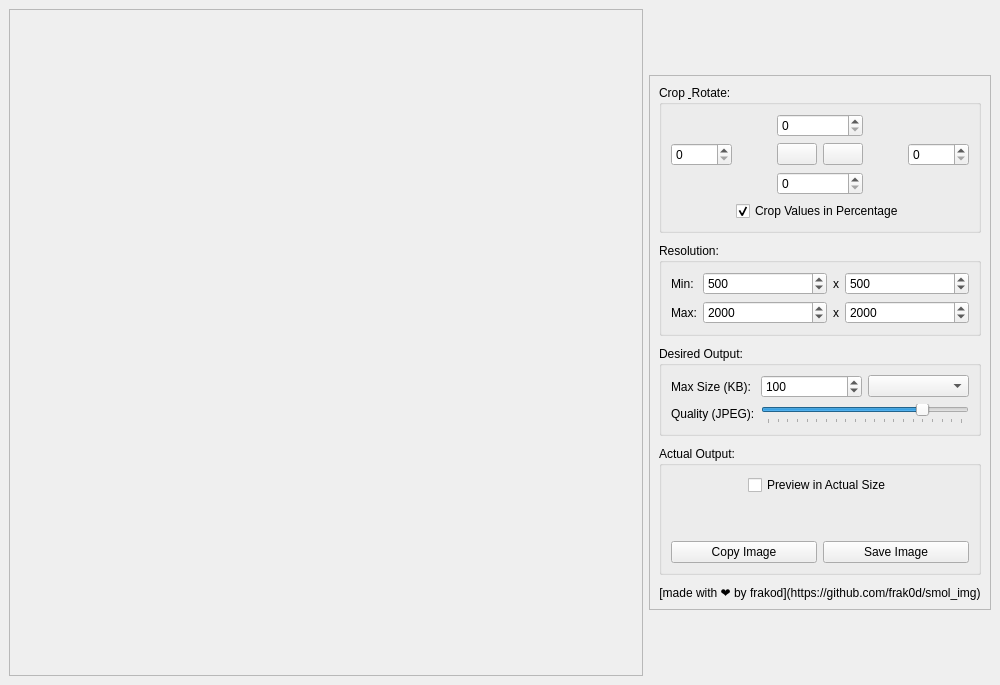
<?xml version="1.0" encoding="UTF-8"?>
<ui version="4.0">
 <class>Main</class>
 <widget class="QMainWindow" name="Main">
  <property name="geometry">
   <rect>
    <x>0</x>
    <y>0</y>
    <width>1000</width>
    <height>685</height>
   </rect>
  </property>
  <property name="windowTitle">
   <string>smol_img tool v1.3 by frakod</string>
  </property>
  <property name="windowIcon">
   <iconset theme="zoom-fit-best"/>
  </property>
  <widget class="QWidget" name="centralwidget">
   <layout class="QHBoxLayout" name="horizontalLayout">
    <item>
     <widget class="QScrollArea" name="image_frame">
      <property name="widgetResizable">
       <bool>true</bool>
      </property>
      <widget class="QWidget" name="scrollAreaWidgetContents">
       <property name="geometry">
        <rect>
         <x>0</x>
         <y>0</y>
         <width>666</width>
         <height>665</height>
        </rect>
       </property>
      </widget>
     </widget>
    </item>
    <item>
     <widget class="QFrame" name="frame">
      <property name="enabled">
       <bool>true</bool>
      </property>
      <property name="sizePolicy">
       <sizepolicy hsizetype="Fixed" vsizetype="Fixed">
        <horstretch>1</horstretch>
        <verstretch>0</verstretch>
       </sizepolicy>
      </property>
      <property name="layoutDirection">
       <enum>Qt::LeftToRight</enum>
      </property>
      <property name="autoFillBackground">
       <bool>false</bool>
      </property>
      <property name="frameShape">
       <enum>QFrame::StyledPanel</enum>
      </property>
      <property name="frameShadow">
       <enum>QFrame::Raised</enum>
      </property>
      <layout class="QVBoxLayout" name="verticalLayout_4">
       <property name="spacing">
        <number>10</number>
       </property>
       <item>
        <widget class="QGroupBox" name="crop_values">
         <property name="sizePolicy">
          <sizepolicy hsizetype="Preferred" vsizetype="Fixed">
           <horstretch>0</horstretch>
           <verstretch>0</verstretch>
          </sizepolicy>
         </property>
         <property name="title">
          <string>Crop &amp; Rotate:</string>
         </property>
         <layout class="QGridLayout" name="gridLayout_2">
          <item row="2" column="5" alignment="Qt::AlignHCenter|Qt::AlignVCenter">
           <widget class="QPushButton" name="phony_btn">
            <property name="enabled">
             <bool>true</bool>
            </property>
            <property name="sizePolicy">
             <sizepolicy hsizetype="Fixed" vsizetype="Fixed">
              <horstretch>0</horstretch>
              <verstretch>0</verstretch>
             </sizepolicy>
            </property>
            <property name="minimumSize">
             <size>
              <width>0</width>
              <height>0</height>
             </size>
            </property>
            <property name="maximumSize">
             <size>
              <width>0</width>
              <height>0</height>
             </size>
            </property>
            <property name="font">
             <font>
              <pointsize>1</pointsize>
              <kerning>false</kerning>
             </font>
            </property>
            <property name="text">
             <string/>
            </property>
            <property name="iconSize">
             <size>
              <width>0</width>
              <height>0</height>
             </size>
            </property>
           </widget>
          </item>
          <item row="1" column="5">
           <widget class="QSpinBox" name="crop_right">
            <property name="sizePolicy">
             <sizepolicy hsizetype="Preferred" vsizetype="Fixed">
              <horstretch>0</horstretch>
              <verstretch>0</verstretch>
             </sizepolicy>
            </property>
            <property name="toolTip">
             <string>Crop Right</string>
            </property>
            <property name="accelerated">
             <bool>true</bool>
            </property>
            <property name="maximum">
             <number>10000</number>
            </property>
           </widget>
          </item>
          <item row="2" column="2" colspan="2">
           <widget class="QSpinBox" name="crop_bottom">
            <property name="sizePolicy">
             <sizepolicy hsizetype="Preferred" vsizetype="Fixed">
              <horstretch>0</horstretch>
              <verstretch>0</verstretch>
             </sizepolicy>
            </property>
            <property name="toolTip">
             <string>Crop Bottom</string>
            </property>
            <property name="accelerated">
             <bool>true</bool>
            </property>
            <property name="maximum">
             <number>10000</number>
            </property>
           </widget>
          </item>
          <item row="1" column="2" alignment="Qt::AlignRight|Qt::AlignVCenter">
           <widget class="QPushButton" name="rotl_btn">
            <property name="sizePolicy">
             <sizepolicy hsizetype="Fixed" vsizetype="Fixed">
              <horstretch>0</horstretch>
              <verstretch>0</verstretch>
             </sizepolicy>
            </property>
            <property name="toolTip">
             <string>Rotate Anticlockwise</string>
            </property>
            <property name="text">
             <string/>
            </property>
            <property name="icon">
             <iconset theme="object-rotate-left"/>
            </property>
           </widget>
          </item>
          <item row="0" column="2" colspan="2">
           <widget class="QSpinBox" name="crop_top">
            <property name="sizePolicy">
             <sizepolicy hsizetype="Preferred" vsizetype="Fixed">
              <horstretch>0</horstretch>
              <verstretch>0</verstretch>
             </sizepolicy>
            </property>
            <property name="toolTip">
             <string>Crop Top</string>
            </property>
            <property name="accelerated">
             <bool>true</bool>
            </property>
            <property name="maximum">
             <number>10000</number>
            </property>
           </widget>
          </item>
          <item row="1" column="3" alignment="Qt::AlignLeft|Qt::AlignVCenter">
           <widget class="QPushButton" name="rotr_btn">
            <property name="sizePolicy">
             <sizepolicy hsizetype="Fixed" vsizetype="Fixed">
              <horstretch>0</horstretch>
              <verstretch>0</verstretch>
             </sizepolicy>
            </property>
            <property name="toolTip">
             <string>Rotate Clockwise</string>
            </property>
            <property name="text">
             <string/>
            </property>
            <property name="icon">
             <iconset theme="object-rotate-right"/>
            </property>
           </widget>
          </item>
          <item row="3" column="0" colspan="6" alignment="Qt::AlignHCenter">
           <widget class="QCheckBox" name="crop_in_percent">
            <property name="text">
             <string>Crop Values in Percentage</string>
            </property>
            <property name="checked">
             <bool>true</bool>
            </property>
           </widget>
          </item>
          <item row="1" column="0">
           <widget class="QSpinBox" name="crop_left">
            <property name="sizePolicy">
             <sizepolicy hsizetype="Preferred" vsizetype="Fixed">
              <horstretch>0</horstretch>
              <verstretch>0</verstretch>
             </sizepolicy>
            </property>
            <property name="toolTip">
             <string>Crop Left</string>
            </property>
            <property name="accelerated">
             <bool>true</bool>
            </property>
            <property name="maximum">
             <number>10000</number>
            </property>
           </widget>
          </item>
         </layout>
        </widget>
       </item>
       <item>
        <widget class="QGroupBox" name="min_resolution">
         <property name="sizePolicy">
          <sizepolicy hsizetype="Preferred" vsizetype="Fixed">
           <horstretch>0</horstretch>
           <verstretch>0</verstretch>
          </sizepolicy>
         </property>
         <property name="title">
          <string>Resolution:</string>
         </property>
         <layout class="QGridLayout" name="gridLayout">
          <item row="1" column="1">
           <widget class="QSpinBox" name="max_width">
            <property name="sizePolicy">
             <sizepolicy hsizetype="Preferred" vsizetype="Fixed">
              <horstretch>0</horstretch>
              <verstretch>0</verstretch>
             </sizepolicy>
            </property>
            <property name="accelerated">
             <bool>true</bool>
            </property>
            <property name="maximum">
             <number>5000</number>
            </property>
            <property name="value">
             <number>2000</number>
            </property>
           </widget>
          </item>
          <item row="1" column="2">
           <widget class="QLabel" name="label_2">
            <property name="sizePolicy">
             <sizepolicy hsizetype="Fixed" vsizetype="Preferred">
              <horstretch>0</horstretch>
              <verstretch>0</verstretch>
             </sizepolicy>
            </property>
            <property name="text">
             <string>x</string>
            </property>
           </widget>
          </item>
          <item row="0" column="1">
           <widget class="QSpinBox" name="min_width">
            <property name="sizePolicy">
             <sizepolicy hsizetype="Preferred" vsizetype="Fixed">
              <horstretch>0</horstretch>
              <verstretch>0</verstretch>
             </sizepolicy>
            </property>
            <property name="accelerated">
             <bool>true</bool>
            </property>
            <property name="maximum">
             <number>4000</number>
            </property>
            <property name="value">
             <number>500</number>
            </property>
           </widget>
          </item>
          <item row="0" column="0">
           <widget class="QLabel" name="label_7">
            <property name="sizePolicy">
             <sizepolicy hsizetype="Fixed" vsizetype="Preferred">
              <horstretch>0</horstretch>
              <verstretch>0</verstretch>
             </sizepolicy>
            </property>
            <property name="text">
             <string>Min:</string>
            </property>
           </widget>
          </item>
          <item row="0" column="3">
           <widget class="QSpinBox" name="min_height">
            <property name="sizePolicy">
             <sizepolicy hsizetype="Preferred" vsizetype="Fixed">
              <horstretch>0</horstretch>
              <verstretch>0</verstretch>
             </sizepolicy>
            </property>
            <property name="accelerated">
             <bool>true</bool>
            </property>
            <property name="maximum">
             <number>4000</number>
            </property>
            <property name="value">
             <number>500</number>
            </property>
           </widget>
          </item>
          <item row="1" column="0">
           <widget class="QLabel" name="label_8">
            <property name="sizePolicy">
             <sizepolicy hsizetype="Fixed" vsizetype="Preferred">
              <horstretch>0</horstretch>
              <verstretch>0</verstretch>
             </sizepolicy>
            </property>
            <property name="text">
             <string>Max:</string>
            </property>
           </widget>
          </item>
          <item row="1" column="3">
           <widget class="QSpinBox" name="max_height">
            <property name="sizePolicy">
             <sizepolicy hsizetype="Preferred" vsizetype="Fixed">
              <horstretch>0</horstretch>
              <verstretch>0</verstretch>
             </sizepolicy>
            </property>
            <property name="accelerated">
             <bool>true</bool>
            </property>
            <property name="maximum">
             <number>5000</number>
            </property>
            <property name="value">
             <number>2000</number>
            </property>
           </widget>
          </item>
          <item row="0" column="2">
           <widget class="QLabel" name="label">
            <property name="sizePolicy">
             <sizepolicy hsizetype="Fixed" vsizetype="Preferred">
              <horstretch>0</horstretch>
              <verstretch>0</verstretch>
             </sizepolicy>
            </property>
            <property name="text">
             <string>x</string>
            </property>
           </widget>
          </item>
         </layout>
        </widget>
       </item>
       <item>
        <widget class="QGroupBox" name="groupBox">
         <property name="sizePolicy">
          <sizepolicy hsizetype="Preferred" vsizetype="Fixed">
           <horstretch>0</horstretch>
           <verstretch>0</verstretch>
          </sizepolicy>
         </property>
         <property name="title">
          <string>Desired Output:</string>
         </property>
         <layout class="QGridLayout" name="gridLayout_3">
          <item row="0" column="1">
           <widget class="QSpinBox" name="img_size">
            <property name="sizePolicy">
             <sizepolicy hsizetype="Preferred" vsizetype="Fixed">
              <horstretch>0</horstretch>
              <verstretch>0</verstretch>
             </sizepolicy>
            </property>
            <property name="accelerated">
             <bool>true</bool>
            </property>
            <property name="minimum">
             <number>1</number>
            </property>
            <property name="maximum">
             <number>5000</number>
            </property>
            <property name="stepType">
             <enum>QAbstractSpinBox::DefaultStepType</enum>
            </property>
            <property name="value">
             <number>100</number>
            </property>
           </widget>
          </item>
          <item row="0" column="2">
           <widget class="QComboBox" name="img_format">
            <property name="sizePolicy">
             <sizepolicy hsizetype="Preferred" vsizetype="Fixed">
              <horstretch>0</horstretch>
              <verstretch>0</verstretch>
             </sizepolicy>
            </property>
           </widget>
          </item>
          <item row="2" column="0">
           <widget class="QLabel" name="label_10">
            <property name="sizePolicy">
             <sizepolicy hsizetype="Fixed" vsizetype="Preferred">
              <horstretch>0</horstretch>
              <verstretch>0</verstretch>
             </sizepolicy>
            </property>
            <property name="toolTip">
             <string/>
            </property>
            <property name="text">
             <string>Quality (JPEG):</string>
            </property>
           </widget>
          </item>
          <item row="2" column="1" colspan="2">
           <widget class="QSlider" name="img_quality">
            <property name="sizePolicy">
             <sizepolicy hsizetype="Minimum" vsizetype="Fixed">
              <horstretch>0</horstretch>
              <verstretch>0</verstretch>
             </sizepolicy>
            </property>
            <property name="toolTip">
             <string/>
            </property>
            <property name="minimum">
             <number>0</number>
            </property>
            <property name="maximum">
             <number>100</number>
            </property>
            <property name="singleStep">
             <number>1</number>
            </property>
            <property name="pageStep">
             <number>5</number>
            </property>
            <property name="value">
             <number>80</number>
            </property>
            <property name="tracking">
             <bool>true</bool>
            </property>
            <property name="orientation">
             <enum>Qt::Horizontal</enum>
            </property>
            <property name="invertedAppearance">
             <bool>false</bool>
            </property>
            <property name="invertedControls">
             <bool>false</bool>
            </property>
            <property name="tickPosition">
             <enum>QSlider::TicksBelow</enum>
            </property>
           </widget>
          </item>
          <item row="0" column="0">
           <widget class="QLabel" name="label_9">
            <property name="text">
             <string>Max Size (KB):</string>
            </property>
           </widget>
          </item>
         </layout>
        </widget>
       </item>
       <item>
        <widget class="QGroupBox" name="groupBox_2">
         <property name="sizePolicy">
          <sizepolicy hsizetype="Preferred" vsizetype="Fixed">
           <horstretch>0</horstretch>
           <verstretch>0</verstretch>
          </sizepolicy>
         </property>
         <property name="title">
          <string>Actual Output:</string>
         </property>
         <layout class="QGridLayout" name="gridLayout_4">
          <item row="4" column="0">
           <widget class="QPushButton" name="copy_btn">
            <property name="enabled">
             <bool>true</bool>
            </property>
            <property name="text">
             <string>Copy Image</string>
            </property>
           </widget>
          </item>
          <item row="2" column="0" colspan="2">
           <widget class="QLabel" name="out_size_str">
            <property name="text">
             <string/>
            </property>
            <property name="alignment">
             <set>Qt::AlignCenter</set>
            </property>
           </widget>
          </item>
          <item row="1" column="0" colspan="2">
           <widget class="QLabel" name="out_res_str">
            <property name="text">
             <string/>
            </property>
            <property name="alignment">
             <set>Qt::AlignCenter</set>
            </property>
           </widget>
          </item>
          <item row="4" column="1">
           <widget class="QPushButton" name="save_btn">
            <property name="sizePolicy">
             <sizepolicy hsizetype="Preferred" vsizetype="Fixed">
              <horstretch>0</horstretch>
              <verstretch>0</verstretch>
             </sizepolicy>
            </property>
            <property name="text">
             <string>Save Image</string>
            </property>
           </widget>
          </item>
          <item row="0" column="0" colspan="2" alignment="Qt::AlignHCenter">
           <widget class="QCheckBox" name="preview_original_sz">
            <property name="text">
             <string>Preview in Actual Size</string>
            </property>
            <property name="checked">
             <bool>false</bool>
            </property>
           </widget>
          </item>
         </layout>
        </widget>
       </item>
       <item>
        <widget class="QLabel" name="label_3">
         <property name="text">
          <string>[made with ❤️ by frakod](https://github.com/frak0d/smol_img)</string>
         </property>
         <property name="textFormat">
          <enum>Qt::MarkdownText</enum>
         </property>
         <property name="alignment">
          <set>Qt::AlignCenter</set>
         </property>
         <property name="openExternalLinks">
          <bool>true</bool>
         </property>
        </widget>
       </item>
      </layout>
     </widget>
    </item>
   </layout>
  </widget>
 </widget>
 <tabstops>
  <tabstop>rotl_btn</tabstop>
  <tabstop>rotr_btn</tabstop>
  <tabstop>crop_in_percent</tabstop>
  <tabstop>crop_top</tabstop>
  <tabstop>crop_left</tabstop>
  <tabstop>crop_right</tabstop>
  <tabstop>crop_bottom</tabstop>
  <tabstop>min_width</tabstop>
  <tabstop>min_height</tabstop>
  <tabstop>max_width</tabstop>
  <tabstop>max_height</tabstop>
  <tabstop>img_size</tabstop>
  <tabstop>img_format</tabstop>
  <tabstop>img_quality</tabstop>
  <tabstop>preview_original_sz</tabstop>
  <tabstop>copy_btn</tabstop>
  <tabstop>save_btn</tabstop>
  <tabstop>image_frame</tabstop>
  <tabstop>phony_btn</tabstop>
 </tabstops>
 <resources/>
 <connections>
  <connection>
   <sender>crop_top</sender>
   <signal>valueChanged(int)</signal>
   <receiver>phony_btn</receiver>
   <slot>click()</slot>
   <hints>
    <hint type="sourcelabel">
     <x>855</x>
     <y>86</y>
    </hint>
    <hint type="destinationlabel">
     <x>834</x>
     <y>123</y>
    </hint>
   </hints>
  </connection>
  <connection>
   <sender>crop_right</sender>
   <signal>valueChanged(int)</signal>
   <receiver>phony_btn</receiver>
   <slot>click()</slot>
   <hints>
    <hint type="sourcelabel">
     <x>933</x>
     <y>113</y>
    </hint>
    <hint type="destinationlabel">
     <x>834</x>
     <y>123</y>
    </hint>
   </hints>
  </connection>
  <connection>
   <sender>crop_bottom</sender>
   <signal>valueChanged(int)</signal>
   <receiver>phony_btn</receiver>
   <slot>click()</slot>
   <hints>
    <hint type="sourcelabel">
     <x>875</x>
     <y>174</y>
    </hint>
    <hint type="destinationlabel">
     <x>834</x>
     <y>123</y>
    </hint>
   </hints>
  </connection>
  <connection>
   <sender>min_width</sender>
   <signal>valueChanged(int)</signal>
   <receiver>phony_btn</receiver>
   <slot>click()</slot>
   <hints>
    <hint type="sourcelabel">
     <x>843</x>
     <y>264</y>
    </hint>
    <hint type="destinationlabel">
     <x>834</x>
     <y>123</y>
    </hint>
   </hints>
  </connection>
  <connection>
   <sender>min_height</sender>
   <signal>valueChanged(int)</signal>
   <receiver>phony_btn</receiver>
   <slot>click()</slot>
   <hints>
    <hint type="sourcelabel">
     <x>912</x>
     <y>236</y>
    </hint>
    <hint type="destinationlabel">
     <x>834</x>
     <y>123</y>
    </hint>
   </hints>
  </connection>
  <connection>
   <sender>max_width</sender>
   <signal>valueChanged(int)</signal>
   <receiver>phony_btn</receiver>
   <slot>click()</slot>
   <hints>
    <hint type="sourcelabel">
     <x>843</x>
     <y>300</y>
    </hint>
    <hint type="destinationlabel">
     <x>834</x>
     <y>123</y>
    </hint>
   </hints>
  </connection>
  <connection>
   <sender>max_height</sender>
   <signal>valueChanged(int)</signal>
   <receiver>phony_btn</receiver>
   <slot>click()</slot>
   <hints>
    <hint type="sourcelabel">
     <x>962</x>
     <y>300</y>
    </hint>
    <hint type="destinationlabel">
     <x>834</x>
     <y>123</y>
    </hint>
   </hints>
  </connection>
  <connection>
   <sender>img_size</sender>
   <signal>valueChanged(int)</signal>
   <receiver>phony_btn</receiver>
   <slot>click()</slot>
   <hints>
    <hint type="sourcelabel">
     <x>873</x>
     <y>390</y>
    </hint>
    <hint type="destinationlabel">
     <x>834</x>
     <y>123</y>
    </hint>
   </hints>
  </connection>
  <connection>
   <sender>img_quality</sender>
   <signal>valueChanged(int)</signal>
   <receiver>phony_btn</receiver>
   <slot>click()</slot>
   <hints>
    <hint type="sourcelabel">
     <x>962</x>
     <y>420</y>
    </hint>
    <hint type="destinationlabel">
     <x>834</x>
     <y>123</y>
    </hint>
   </hints>
  </connection>
  <connection>
   <sender>crop_left</sender>
   <signal>valueChanged(int)</signal>
   <receiver>phony_btn</receiver>
   <slot>click()</slot>
   <hints>
    <hint type="sourcelabel">
     <x>779</x>
     <y>113</y>
    </hint>
    <hint type="destinationlabel">
     <x>834</x>
     <y>123</y>
    </hint>
   </hints>
  </connection>
 </connections>
</ui>
